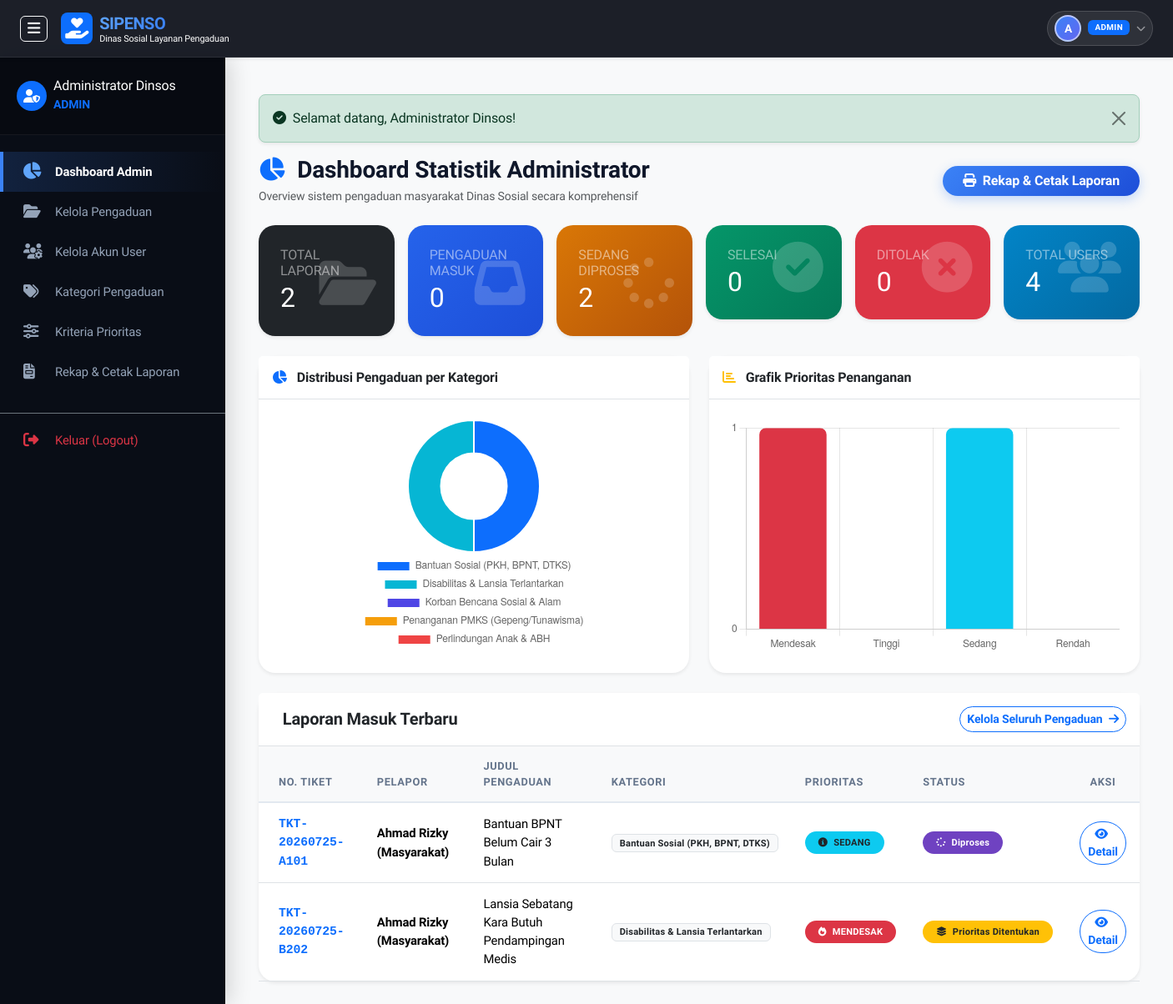
/admin/dashboard.php (signed in), run on an earlier commit of the app's database.
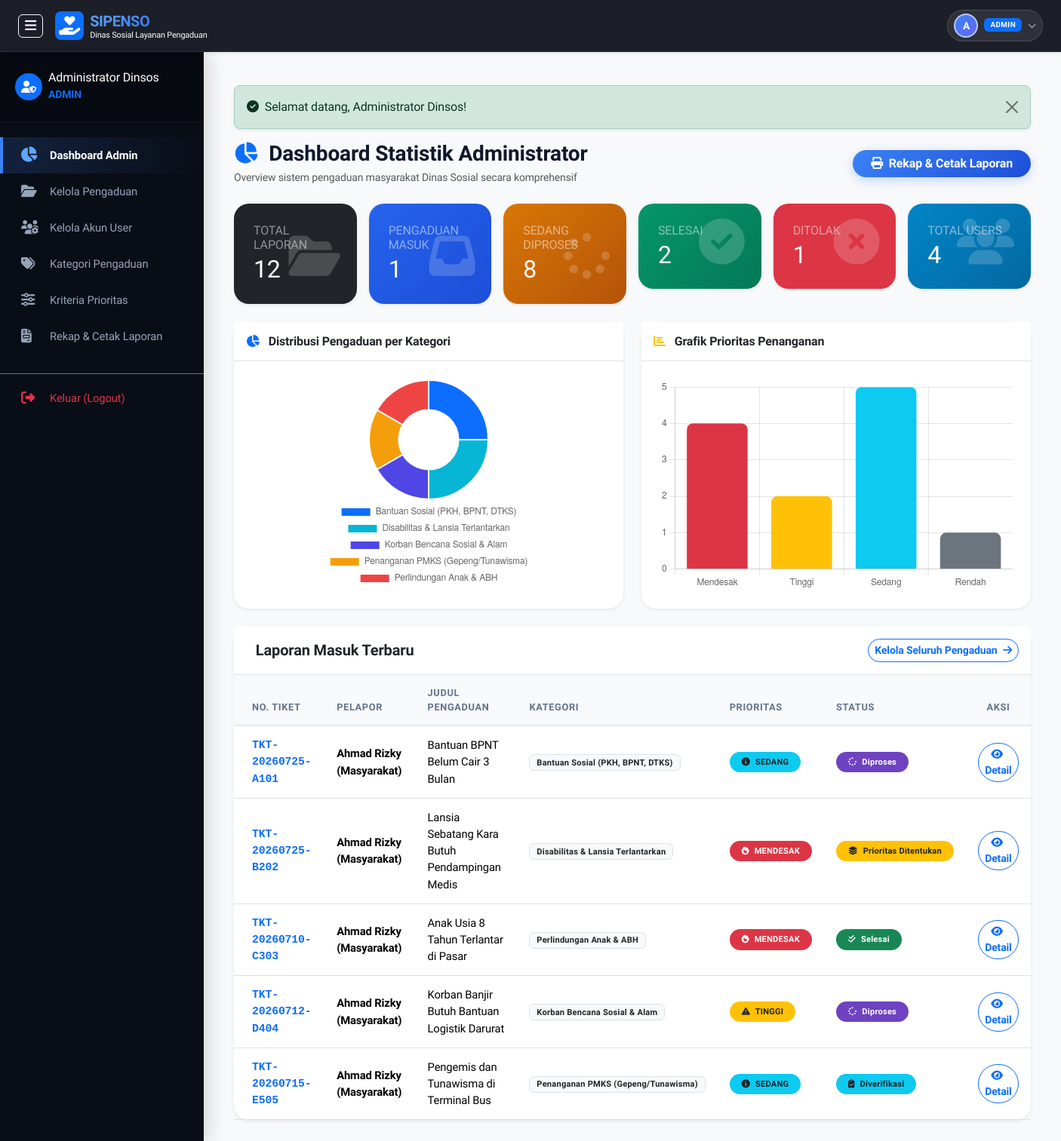
And on a later commit of the database.
### tables this page shows
CREATE TABLE pengaduan (
    id INT AUTO_INCREMENT PRIMARY KEY,
    nomor_tiket VARCHAR(30) NOT NULL UNIQUE,
    user_id INT NOT NULL,
    kategori_id INT NOT NULL,
    judul VARCHAR(150) NOT NULL,
    isi_laporan TEXT NOT NULL,
    lokasi_kejadian TEXT NOT NULL,
    tingkat_dampak ENUM('rendah', 'sedang', 'tinggi', 'mendesak') NOT NULL DEFAULT 'sedang',
    jumlah_terdampak INT DEFAULT 1,
    skor_prioritas INT DEFAULT 0,
    prioritas ENUM('Rendah', 'Sedang', 'Tinggi', 'Mendesak') NOT NULL DEFAULT 'Sedang',
    status ENUM('Pengaduan Masuk', 'Diverifikasi', 'Diklasifikasikan', 'Prioritas Ditentukan', 'Diproses', 'Selesai', 'Ditolak') NOT NULL DEFAULT 'Pengaduan Masuk',
    created_at TIMESTAMP DEFAULT CURRENT_TIMESTAMP,
    updated_at TIMESTAMP DEFAULT CURRENT_TIMESTAMP ON UPDATE CURRENT_TIMESTAMP,
    FOREIGN KEY (user_id) REFERENCES users(id) ON DELETE CASCADE,
    FOREIGN KEY (kategori_id) REFERENCES kategori(id) ON DELETE RESTRICT
);

CREATE TABLE users (
    id INT AUTO_INCREMENT PRIMARY KEY,
    nik VARCHAR(16) UNIQUE NULL,
    nama_lengkap VARCHAR(100) NOT NULL,
    email VARCHAR(100) NOT NULL UNIQUE,
    foto_profil VARCHAR(255) NULL,
    no_hp VARCHAR(20) NOT NULL,
    alamat TEXT NULL,
    username VARCHAR(50) NOT NULL UNIQUE,
    password VARCHAR(255) NOT NULL,
    role ENUM('admin', 'petugas', 'pelapor') NOT NULL DEFAULT 'pelapor',
    status_akun ENUM('aktif', 'nonaktif') NOT NULL DEFAULT 'aktif',
    created_at TIMESTAMP DEFAULT CURRENT_TIMESTAMP,
    updated_at TIMESTAMP DEFAULT CURRENT_TIMESTAMP ON UPDATE CURRENT_TIMESTAMP
);

CREATE TABLE kategori (
    id INT AUTO_INCREMENT PRIMARY KEY,
    kode_kategori VARCHAR(30) NOT NULL UNIQUE,
    nama_kategori VARCHAR(100) NOT NULL,
    deskripsi TEXT NULL,
    created_at TIMESTAMP DEFAULT CURRENT_TIMESTAMP
);

### admin/dashboard.php (the view, shortened to what the changed rows need)
<?php
require_once __DIR__ . '/../includes/header.php';
$total_pengaduan = 0;
$total_masuk = 0;
$total_proses = 0;
$total_selesai = 0;
$total_ditolak = 0;
$total_users = 0;
$kategori_chart_labels = [];
$kategori_chart_counts = [];
$prioritas_chart_labels = ['Mendesak', 'Tinggi', 'Sedang', 'Rendah'];
$prioritas_chart_counts = [0, 0, 0, 0];
$recent_pengaduan = [];
if ($pdo) {
    $total_users = (int)$pdo->query("SELECT COUNT(*) FROM users")->fetchColumn();
    $stmtSt = $pdo->query("SELECT status, COUNT(*) AS cnt FROM pengaduan GROUP BY status");
    while ($r = $stmtSt->fetch()) {
        $total_pengaduan += $r['cnt'];
        if ($r['status'] == 'Pengaduan Masuk') $total_masuk += $r['cnt'];
        elseif (in_array($r['status'], ['Diverifikasi', 'Diklasifikasikan', 'Prioritas Ditentukan', 'Diproses'])) $total_proses += $r['cnt'];
        elseif ($r['status'] == 'Selesai') $total_selesai += $r['cnt'];
        elseif ($r['status'] == 'Ditolak') $total_ditolak += $r['cnt'];
    }
    $stmtKatData = $pdo->query("SELECT k.nama_kategori, COUNT(p.id) AS cnt
                                FROM kategori k
                                LEFT JOIN pengaduan p ON k.id = p.kategori_id
                                GROUP BY k.id
                                ORDER BY k.nama_kategori ASC");
    while ($r = $stmtKatData->fetch()) {
        $kategori_chart_labels[] = $r['nama_kategori'];
        $kategori_chart_counts[] = (int)$r['cnt'];
    }
    $stmtPrioData = $pdo->query("SELECT prioritas, COUNT(*) AS cnt FROM pengaduan GROUP BY prioritas");
    $prio_map = ['Mendesak' => 0, 'Tinggi' => 0, 'Sedang' => 0, 'Rendah' => 0];
    while ($r = $stmtPrioData->fetch()) {
        $prio_map[$r['prioritas']] = (int)$r['cnt'];
    }
    $prioritas_chart_counts = array_values($prio_map);
    $stmtRec = $pdo->query("SELECT p.*, k.nama_kategori, u.nama_lengkap AS nama_pelapor
                            FROM pengaduan p
                            JOIN kategori k ON p.kategori_id = k.id
                            JOIN users u ON p.user_id = u.id
                            ORDER BY p.created_at DESC LIMIT 5");
    $recent_pengaduan = $stmtRec->fetchAll();
}
?>
<div class="wrapper-admin">
    <div id="content" class="bg-light">
        <div class="container-fluid">
            <div class="row g-3 mb-4">
                <div class="col-xl-2 col-md-4 col-6">
                    <div class="stat-card bg-dark shadow-sm">
                        <h6 class="text-white-50 text-uppercase text-xs font-bold mb-1">Total Laporan</h6>
                        <h2 class="fw-extrabold mb-0"><?= $total_pengaduan; ?></h2>
                        <div class="stat-icon"><i class="fa-solid fa-folder-open"></i></div>
                    </div>
                </div>
                <div class="col-xl-2 col-md-4 col-6">
                    <div class="stat-card stat-gradient-primary shadow-sm">
                        <h6 class="text-white-50 text-uppercase text-xs font-bold mb-1">Pengaduan Masuk</h6>
                        <h2 class="fw-extrabold mb-0"><?= $total_masuk; ?></h2>
                        <div class="stat-icon"><i class="fa-solid fa-inbox"></i></div>
                    </div>
                </div>
                <div class="col-xl-2 col-md-4 col-6">
                    <div class="stat-card stat-gradient-warning text-white shadow-sm">
                        <h6 class="text-white-50 text-uppercase text-xs font-bold mb-1">Sedang Diproses</h6>
                        <h2 class="fw-extrabold mb-0"><?= $total_proses; ?></h2>
                        <div class="stat-icon"><i class="fa-solid fa-spinner"></i></div>
                    </div>
                </div>
                <div class="col-xl-2 col-md-4 col-6">
                    <div class="stat-card stat-gradient-success shadow-sm">
                        <h6 class="text-white-50 text-uppercase text-xs font-bold mb-1">Selesai</h6>
                        <h2 class="fw-extrabold mb-0"><?= $total_selesai; ?></h2>
                        <div class="stat-icon"><i class="fa-solid fa-circle-check"></i></div>
                    </div>
                </div>
                <div class="col-xl-2 col-md-4 col-6">
                    <div class="stat-card bg-danger shadow-sm">
                        <h6 class="text-white-50 text-uppercase text-xs font-bold mb-1">Ditolak</h6>
                        <h2 class="fw-extrabold mb-0"><?= $total_ditolak; ?></h2>
                        <div class="stat-icon"><i class="fa-solid fa-circle-xmark"></i></div>
                    </div>
                </div>
                <div class="col-xl-2 col-md-4 col-6">
                    <div class="stat-card stat-gradient-info shadow-sm">
                        <h2 class="fw-extrabold mb-0"><?= $total_users; ?></h2>
                    </div>
                </div>
            </div>
            <div class="row g-4 mb-4">
                <div class="col-lg-6">
                    <div class="card card-custom border-0 shadow-sm h-100">
                        <div class="card-body p-4 d-flex align-items-center justify-content-center">
                            <div style="width: 100%; max-width: 380px; height: 280px;">
                                <canvas id="chartKategori"></canvas>
                            </div>
                        </div>
                    </div>
                </div>
                <div class="col-lg-6">
                    <div class="card card-custom border-0 shadow-sm h-100">
                        <div class="card-body p-4">
                            <div style="width: 100%; height: 280px;">
                                <canvas id="chartPrioritas"></canvas>
                            </div>
                        </div>
                    </div>
                </div>
            </div>
            <div class="card card-custom border-0 shadow-sm">
                <div class="card-body p-0">
                    <div class="table-responsive">
                        <table class="table table-hover align-middle mb-0">
                            <thead class="table-light">
                                <tr>
                                    <th class="ps-4">No. Tiket</th>
                                    <th>Pelapor</th>
                                    <th>Judul Pengaduan</th>
                                    <th>Kategori</th>
                                    <th>Prioritas</th>
                                    <th>Status</th>
                                    <th class="text-center">Aksi</th>
                                </tr>
                            </thead>
                            <tbody>
                                <?php if (!empty($recent_pengaduan)): ?>
                                    <?php foreach ($recent_pengaduan as $p): ?>
                                        <tr>
                                            <td class="ps-4 font-monospace fw-bold text-primary"><?= sanitize($p['nomor_tiket']); ?></td>
                                            <td><span class="fw-semibold"><?= sanitize($p['nama_pelapor']); ?></span></td>
                                            <td><?= sanitize($p['judul']); ?></td>
                                            <td><span class="badge bg-light text-dark border"><?= sanitize($p['nama_kategori']); ?></span></td>
                                            <td><?= get_priority_badge($p['prioritas']); ?></td>
                                            <td><?= get_status_badge($p['status']); ?></td>
                                            <td class="text-center">
                                                <a href="<?= base_url('petugas/detail_pengaduan.php?id=' . $p['id']); ?>" class="btn btn-sm btn-outline-primary rounded-pill">
                                                    <i class="fa-solid fa-eye me-1"></i> Detail
                                                </a>
                                            </td>
                                        </tr>
                                    <?php endforeach; ?>
                                <?php endif; ?>
                            </tbody>
                        </table>
                    </div>
                </div>
            </div>
        </div>
    </div>
</div>
<script>
document.addEventListener('DOMContentLoaded', function() {
    // Chart 1: Kategori Pie Chart
    const ctxKat = document.getElementById('chartKategori').getContext('2d');
    new Chart(ctxKat, {
        type: 'doughnut',
        data: {
            labels: <?= json_encode($kategori_chart_labels); ?>,
            datasets: [{
                data: <?= json_encode($kategori_chart_counts); ?>,
                backgroundColor: ['#0d6efd', '#06b6d4', '#4f46e5', '#f59e0b', '#ef4444', '#10b981'],
                borderWidth: 2
            }]
        },
        options: {
            responsive: true,
            maintainAspectRatio: false,
            plugins: {
                legend: { position: 'bottom' }
            }
        }
    });
    // Chart 2: Prioritas Bar Chart
    const ctxPrio = document.getElementById('chartPrioritas').getContext('2d');
    new Chart(ctxPrio, {
        type: 'bar',
        data: {
            labels: <?= json_encode($prioritas_chart_labels); ?>,
            datasets: [{
                label: 'Jumlah Pengaduan',
                data: <?= json_encode($prioritas_chart_counts); ?>,
                backgroundColor: ['#dc3545', '#ffc107', '#0dcaf0', '#6c757d'],
                borderRadius: 8
            }]
        },
        options: {
            responsive: true,
            maintainAspectRatio: false,
            scales: {
                y: { beginAtZero: true, ticks: { stepSize: 1 } }
            },
            plugins: {
                legend: { display: false }
            }
        }
    });
});
</script>
<?php require_once __DIR__ . '/../includes/footer.php'; ?>

### config/helpers.php (shortened to what the changed rows need)
<?php
function base_url($path = '') {
    $protocol = isset($_SERVER['HTTPS']) && $_SERVER['HTTPS'] === 'on' ? 'https' : 'http';
    $host = $_SERVER['HTTP_HOST'] ?? 'localhost';
    $script_dir = str_replace('\\', '/', dirname($_SERVER['SCRIPT_NAME']));
    $pos = strpos($script_dir, '/sistempengaduan');
    if ($pos !== false) {
        $root_dir = substr($script_dir, 0, $pos + strlen('/sistempengaduan'));
    } else {
        $root_dir = '/sistempengaduan';
    }
    return rtrim($protocol . '://' . $host . $root_dir, '/') . '/' . ltrim($path, '/');
}
function sanitize($data) {
    return htmlspecialchars(trim($data ?? ''), ENT_QUOTES, 'UTF-8');
}
function get_status_badge($status) {
    switch ($status) {
        case 'Diverifikasi':
            return '<span class="badge bg-info text-dark px-3 py-2 rounded-pill"><i class="fa-solid fa-clipboard-check me-1"></i> Diverifikasi</span>';
        case 'Prioritas Ditentukan':
            return '<span class="badge bg-warning text-dark px-3 py-2 rounded-pill"><i class="fa-solid fa-layer-group me-1"></i> Prioritas Ditentukan</span>';
        case 'Diproses':
            return '<span class="badge bg-purple text-white px-3 py-2 rounded-pill" style="background-color: #6f42c1;"><i class="fa-solid fa-spinner fa-spin me-1"></i> Diproses</span>';
        case 'Selesai':
            return '<span class="badge bg-success px-3 py-2 rounded-pill"><i class="fa-solid fa-check-double me-1"></i> Selesai</span>';
    }
}
function get_priority_badge($priority) {
    switch (strtolower($priority)) {
        case 'mendesak':
            return '<span class="badge bg-danger px-3 py-2 rounded-pill text-uppercase fw-bold"><i class="fa-solid fa-fire me-1"></i> Mendesak</span>';
        case 'tinggi':
            return '<span class="badge bg-warning text-dark px-3 py-2 rounded-pill text-uppercase fw-bold"><i class="fa-solid fa-triangle-exclamation me-1"></i> Tinggi</span>';
        case 'sedang':
            return '<span class="badge bg-info text-dark px-3 py-2 rounded-pill text-uppercase fw-bold"><i class="fa-solid fa-circle-info me-1"></i> Sedang</span>';
    }
}

What changed in the data, as far as the page shows it:
added pengaduan: nomor_tiket "TKT-20260710-C303", user.nama_lengkap "Ahmad Rizky (Masyarakat)", judul "Anak Usia 8 Tahun Terlantar di Pasar", kategori.nama_kategori "Perlindungan Anak & ABH", prioritas "Mendesak" (drawn), status "Selesai" (drawn)
added pengaduan: nomor_tiket "TKT-20260712-D404", user.nama_lengkap "Ahmad Rizky (Masyarakat)", judul "Korban Banjir Butuh Bantuan Logistik Darurat", kategori.nama_kategori "Korban Bencana Sosial & Alam", prioritas "Tinggi" (drawn), status "Diproses" (drawn)
added pengaduan: nomor_tiket "TKT-20260715-E505", user.nama_lengkap "Ahmad Rizky (Masyarakat)", judul "Pengemis dan Tunawisma di Terminal Bus", kategori.nama_kategori "Penanganan PMKS (Gepeng/Tunawisma)", prioritas "Sedang" (drawn), status "Diverifikasi" (drawn)
Also different on the page:
$total_pengaduan: "2" → "12"
$total_masuk: "0" → "1"
$total_proses: "2" → "8"
$total_selesai: "0" → "2"
$total_ditolak: "0" → "1"
chart data {{ json_encode($kategori_chart_counts) }}: [1,1,0,0,0] → [3,3,2,2,2]
chart data {{ json_encode($prioritas_chart_counts) }}: [1,0,1,0] → [4,2,5,1]
